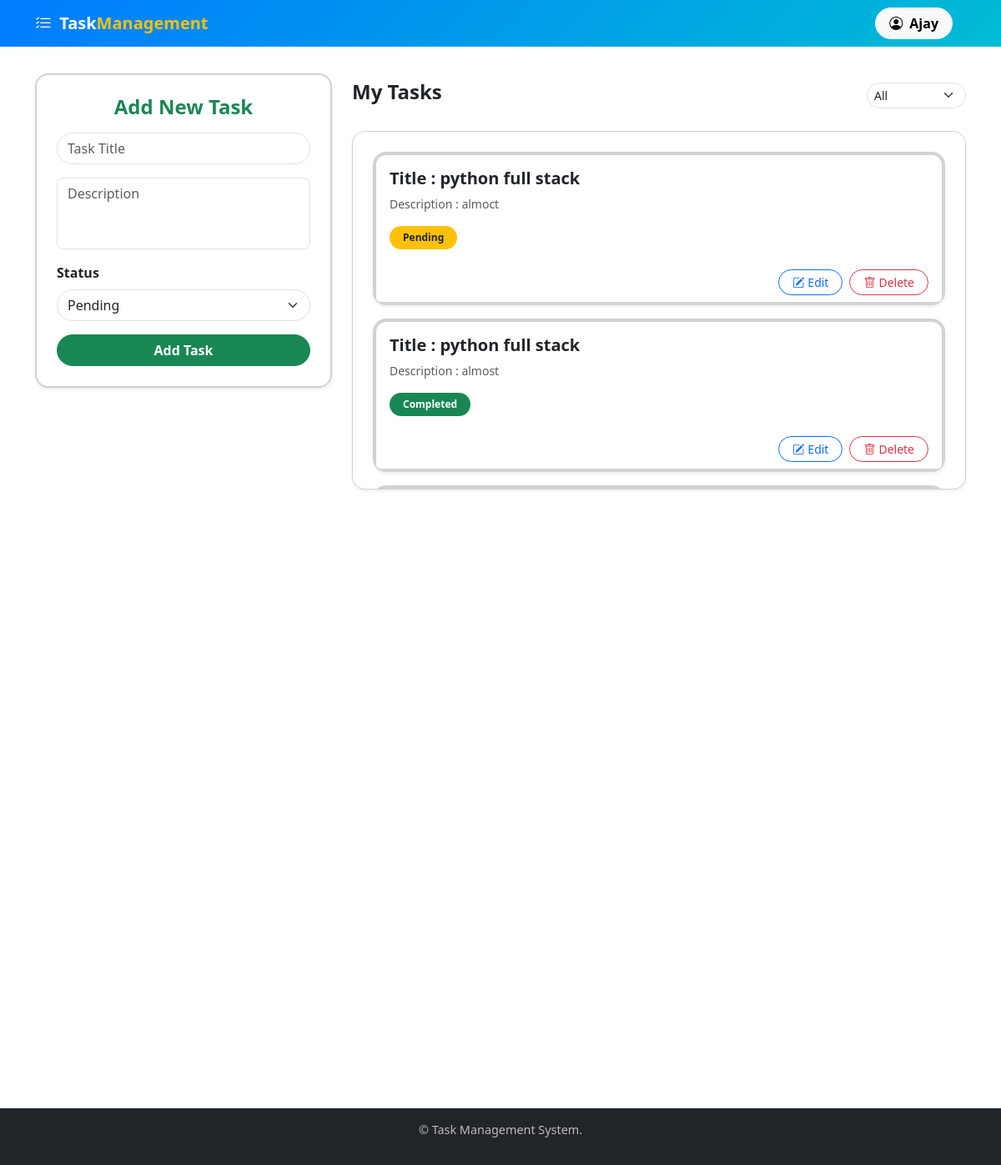
The app's page /tasks/ (signed in) with its own data.
### task/models.py (models this page shows)
class Task(models.Model):
    user=models.ForeignKey(User, on_delete=models.CASCADE)
    title=models.CharField(max_length=200)
    description=models.TextField(blank=True,null=True)
    status=models.BooleanField(default=False)
    created_at=models.DateTimeField(auto_now_add=True)

### task/views.py (the view)
# urls.py: path('tasks/', views.taskview, name='task_list'),
@login_required
def taskview(request):
    filter_option = request.GET.get('filter')
    tasks = Task.objects.filter(user=request.user)
    if filter_option == 'completed':
        tasks = tasks.filter(status=True)
    elif filter_option == 'pending':
        tasks = tasks.filter(status=False)
    return render(request, 'task_list.html', {'task': tasks})

### task/templates/task_list.html (shortened to what this page needs)
{% extends 'base.html' %}
{% block content %}
<div class="container mt-3">
  <div class="row gy-4">
    <div class="col-lg-4 ">
      <div class="card shadow-sm  border-2 p-4 rounded-4">
        {% if edit_task %}
          <h4 class="fw-bold text-warning mb-3 text-center">Edit Task</h4>
          <form method="POST" action="{% url 'update_task' edit_task.id %}">
        {% else %}
          <h4 class="fw-bold text-success mb-3 text-center">Add New Task</h4>
          <form method="POST" action="{% url 'task_add' %}">
        {% endif %}
          <div class="mb-3">
            <input type="text" name="title" class="form-control rounded-pill"
                   placeholder="Task Title" required
                   value="{{ edit_task.title|default:'' }}">
          </div>
          <div class="mb-3">
            <textarea name="description" rows="3" class="form-control rounded-3"
                      placeholder="Description">{{ edit_task.description|default:'' }}</textarea>
          </div>
          <div class="mb-3">
            <label class="form-label fw-semibold">Status</label>
            <select name="status" class="form-select rounded-pill">
              <option value="False" {% if edit_task and not edit_task.status %}selected{% endif %}>Pending</option>
            </select>
          </div>
          {% if edit_task %}
          <button type="submit" class="btn btn-warning w-100 rounded-pill fw-semibold">
           Update Task
          </button>
           {% else %}
           <button type="submit" class="btn btn-success w-100 rounded-pill fw-semibold">
            Add Task
          </button>
          {% endif %}
        </form>
      </div>
    </div>
<div class="col-lg-8">
     <div class="d-flex justify-content-between align-items-center flex-wrap mb-3 sticky-top bg-white py-2" style="top: 0; z-index: 10;">
      <h4 class="fw-bold text-dark mb-2">My Tasks</h4>
      <form method="GET" class="d-flex">
        <select name="filter" class="form-select form-select-sm rounded-pill" onchange="this.form.submit()">
          <option value="">All</option>
        </select>
      </form>
    </div>
  <div class="card border-1 shadow-sm p-4 rounded-4" style="max-height: 430px; overflow-y: auto;">
    {% if task %}
      <div class="row g-3">
        {% for t in task %}
          <div class="col-md-12">
            <div class="card border-4 shadow-sm  rounded-4 ">
              <div class="card-body">
                <h5 class="fw-bold text-dark mb-2">Title : {{ t.title }}</h5>
                <p class="text-muted small mb-3">Description : {{ t.description|default:"No description" }}</p>
                {% if t.status %}
                  <span class="badge bg-success rounded-pill px-3 py-2">Completed</span>
                {% else %}
                  <span class="badge bg-warning text-dark rounded-pill px-3 py-2">Pending</span>
                {% endif %}
              </div>
              <div class="card-footer bg-white border-0 d-flex justify-content-end">
                <a href="{% url 'update_task' t.id %}" class="btn btn-sm btn-outline-primary rounded-pill px-3">
                  <i class="bi bi-pencil-square me-1"></i>Edit
                </a>
                <a href="{% url 'delete_task' t.id %}"
                   onclick="return confirm('Are you sure you want to delete this task?');"
                   class="btn btn-sm btn-outline-danger rounded-pill px-3 ms-2">
                  <i class="bi bi-trash me-1"></i>Delete
                </a>
              </div>
            </div>
          </div>
        {% endfor %}
      </div>
    {% else %}
      <div class="text-center py-5 text-muted">
        <i class="bi bi-clipboard-x" style="font-size:3rem;"></i>
        <p class="mt-3 fs-5 fw-semibold">No tasks found!</p>
        <p class="text-secondary">Add a new task to get started</p>
      </div>
    {% endif %}
  </div>
</div>
  </div>
</div>
{% endblock %}

### task/templates/base.html (shortened to what this page needs)
<!DOCTYPE html>
<html lang="en">
<head>
  <link href="https://cdn.jsdelivr.net/npm/bootstrap@5.3.2/dist/css/bootstrap.min.css" rel="stylesheet">
  <link href="https://cdn.jsdelivr.net/npm/bootstrap-icons@1.10.5/font/bootstrap-icons.css" rel="stylesheet">
</head>
<body>
  <nav class="navbar navbar-expand-lg navbar-dark">
    <div class="container">
      <a class="navbar-brand fw-bold" href="{% url 'task_list' %}">
        <i class="bi bi-list-check me-1"></i> Task<span class="text-warning">Management</span>
      </a>
      <div class="collapse navbar-collapse justify-content-end" id="navbarNav">
        <ul class="navbar-nav">
          {% if user.is_authenticated %}
            <li class="nav-item me-3">
              <button class="btn btn-light fw-semibold rounded-pill px-3"
                      data-bs-toggle="offcanvas" data-bs-target="#userMenu">
                <i class="bi bi-person-circle me-1"></i> {{ user.username }}
              </button>
            </li>
          {% endif %}
        </ul>
      </div>
    </div>
  </nav>
  {% block content %}
  {% endblock %}
  <footer>
    <p>&copy; {{ now|date:"Y" }} Task Management System.</p>
  </footer>
</body>
</html>

### task/templates/base.html (style rules this page uses)
.navbar { background: linear-gradient(135deg, #007bff, #00bcd4); transition: all 0.3s ease; }
body { background-color: white; min-height: 120vh; display: flex; flex-direction: column; }
footer { margin-top: auto; background: #212529; color: #bbb; text-align: center; padding: 15px 0; font-size: 0.9rem; }

### task/templates/task_list.html (style rules this page uses)
textarea { resize: none; }

### records on screen
Task: title "python full stack", description "almoct", status "Pending"
Task: title "python full stack", description "almost", status "Completed"

### other values on screen
{{ user.username }} "Ajay"
